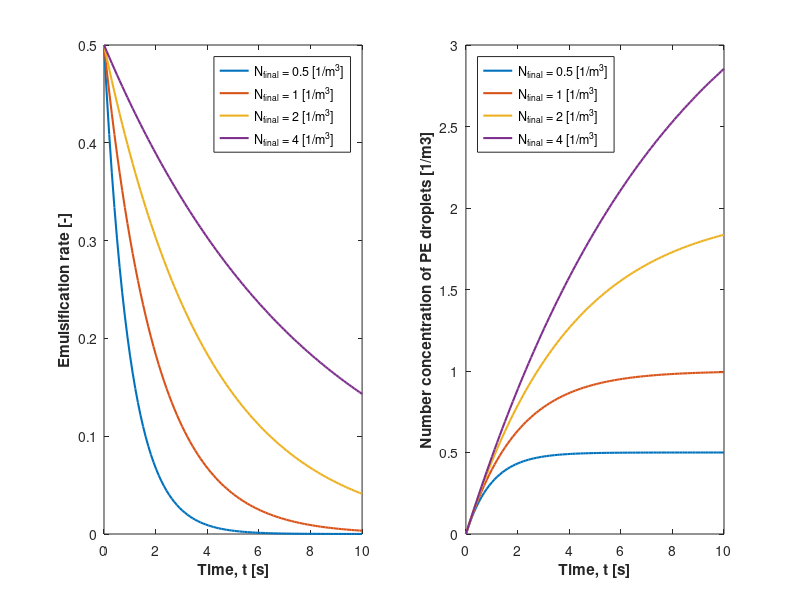

The MATLAB script that drew this image:
%                        ________  ________  ________  ___  ___  ________    _______  ________                        %
%                       |\   ____\|\   __  \|\   __  \|\  \|\  \|\   __  \  /  ___  \|\  ___  \                       % 
%                       \ \  \___|\ \  \|\  \ \  \|\  \ \  \\\  \ \  \|\  \/__/|_/  /\ \____   \                      %
%                        \ \  \  __\ \   _  _\ \  \\\  \ \  \\\  \ \   ____\__|//  / /\|____|\  \                     %
%                         \ \  \|\  \ \  \\  \\ \  \\\  \ \  \\\  \ \  \___|   /  /_/__   __\_\  \                    %
%                          \ \_______\ \__\\ _\\ \_______\ \_______\ \__\     |\________\|\_______\                   %
%                           \|_______|\|__|\|__|\|_______|\|_______|\|__|      \|_______|\|_______|                   %
%                                                                                                                     %
%                       Authors: Elvira Kazimova;                                                                     %
%                                Giovanni Madella;                                                                    %
%                                Andrea Somma;                                                                        %
%                                Giovanni Tomaciello;                                                                 %
%                                Sabrina Ulivelli;                                                                    %
%                                                                                                                     %
%                       Pickering emulsions; Paper D; Applied Physical Chemistry (2022-2023);                         %
%                       Politecnico of Milan.                                                                         % 

clear, clc, close all;

% ----------------------------------------------------------------------------------------------------------------------
%% DATA
% ----------------------------------------------------------------------------------------------------------------------
t = linspace(0, 10, 100); % s
N_final = [0.5 1 2 4]; %1/m3
chi = 0.5; % 1/m3/s

dNpe_over_dt = zeros(length(N_final), length(t));
Npe = zeros(length(N_final), length(t));

% ----------------------------------------------------------------------------------------------------------------------
%% solution
% ----------------------------------------------------------------------------------------------------------------------
for j = 1:length(N_final)
        dNpe_over_dt(j,:) = chi.*exp(-chi.*t./N_final(j));
        Npe(j,:) = N_final(j).*(1 - exp(-chi.*t./N_final(j)));
end

% ----------------------------------------------------------------------------------------------------------------------
%% plots
% ----------------------------------------------------------------------------------------------------------------------
figure(1)
subplot(1, 2, 1)
plot(t, dNpe_over_dt, 'LineWidth', 1.5);
xlabel('Time, t [s]',"Interpreter","tex","FontSize",11,"FontWeight","bold","FontSmoothing","on");
ylabel('Emulsification rate [-]',"Interpreter","tex","FontSize",11,"FontWeight","bold","FontSmoothing","on")
lgd = legend('N_{final} = 0.5 [1/m^{3}]', 'N_{final} = 1 [1/m^{3}]', 'N_{final} = 2 [1/m^{3}]', 'N_{final} = 4 [1/m^{3}]' ...
    , 'location', 'northeast');
set(gca, 'ColorOrder', winter(4))

subplot(1, 2, 2)
plot(t, Npe, 'LineWidth', 1.5);
xlabel('Time, t [s]',"Interpreter","tex","FontSize",11,"FontWeight","bold","FontSmoothing","on");
ylabel('Number concentration of PE droplets [1/m3]',"Interpreter","tex","FontSize",11,"FontWeight","bold","FontSmoothing","on")
lgd = legend('N_{final} = 0.5 [1/m^{3}]', 'N_{final} = 1 [1/m^{3}]', 'N_{final} = 2 [1/m^{3}]', 'N_{final} = 4 [1/m^{3}]', ...
    'location', 'northwest');
set(gca, 'ColorOrder', winter(4))